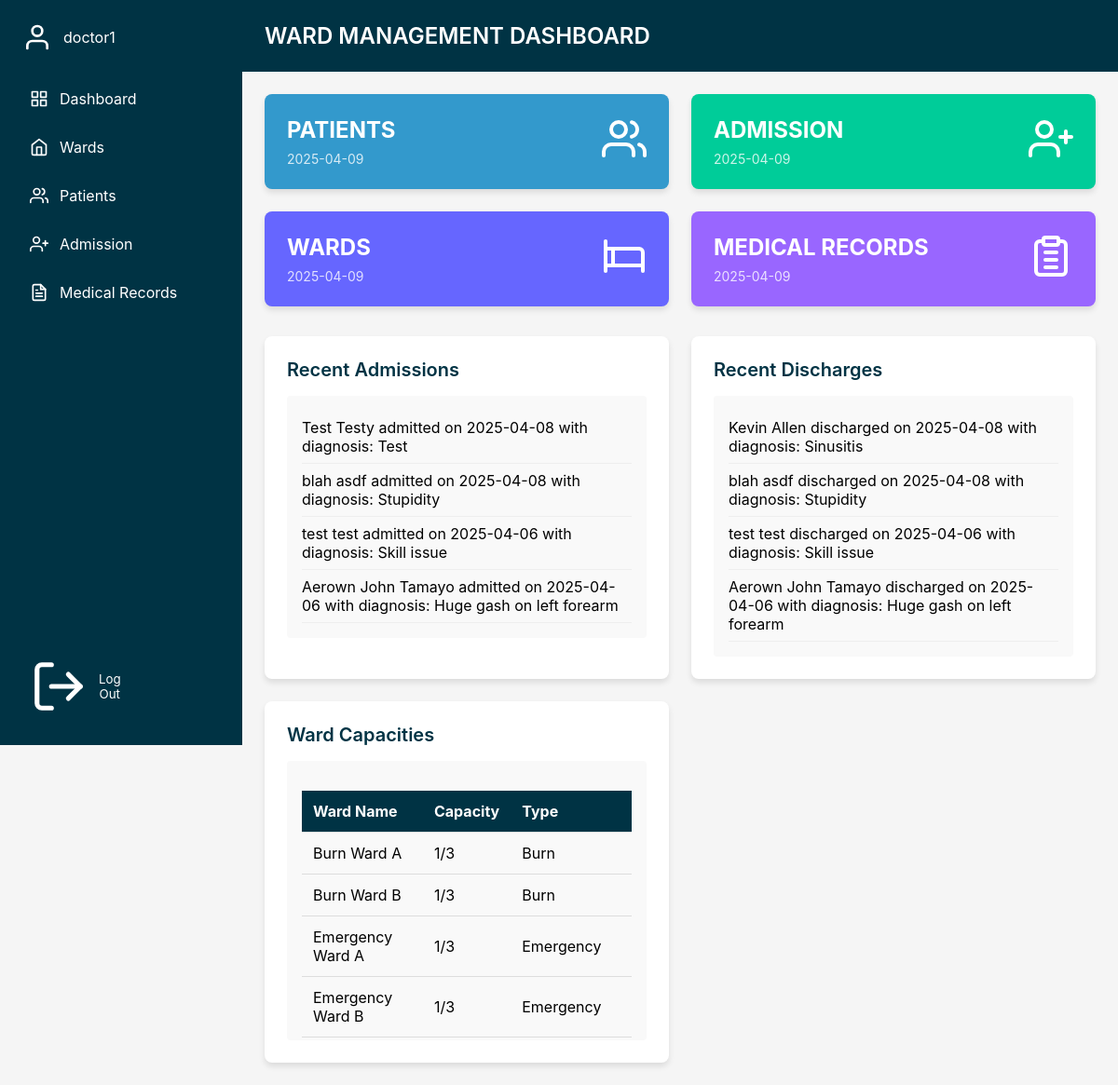
/dashboard (signed in), run on the app's committed database.
### models.py (models this page shows, shortened)
class User(db.Model, UserMixin):
    __tablename__ = "users"
    id = db.Column(db.Integer, primary_key=True, autoincrement=True)
    username = db.Column(db.Text, nullable=False, unique=True)
    password = db.Column(db.Text, nullable=False)
    role_id = db.Column(db.Integer, db.ForeignKey("roles.id"))

class Admission(db.Model):
    __tablename__ = "Admissions"
    AdmissionID = db.Column(db.Integer, primary_key=True, autoincrement=True)
    PatientID = db.Column(
        db.Integer, db.ForeignKey("Patients.PatientID"), nullable=False
    )
    BedID = db.Column(db.Integer, db.ForeignKey("Beds.BedID"), nullable=False)
    DoctorID = db.Column(
        db.Integer, db.ForeignKey("users.id")
    )  # Changed from doctor_id to DoctorID
    AdmissionDate = db.Column(db.Date, nullable=False)
    DischargeDate = db.Column(db.Date)
    Diagnosis = db.Column(db.Text)
    patient = db.relationship("Patient", backref="admissions")
    bed = db.relationship("Bed", backref="admissions")
    doctor = db.relationship(
        "User", backref="doctor_admissions", foreign_keys=[DoctorID]
    )  # Update foreign key reference

class Patient(db.Model):
    __tablename__ = "Patients"
    PatientID = db.Column(db.Integer, primary_key=True, autoincrement=True)
    FirstName = db.Column(db.Text, nullable=False)
    LastName = db.Column(db.Text, nullable=False)
    DateOfBirth = db.Column(db.Date, nullable=False)
    Gender = db.Column(db.Text)
    ContactNumber = db.Column(db.Integer)
    EmergencyContact = db.Column(db.Integer)
    Address = db.Column(db.Text)

class Ward(db.Model):
    __tablename__ = "Wards"
    WardID = db.Column(db.Integer, primary_key=True, autoincrement=True)
    WardName = db.Column(db.Text, nullable=False)
    WardCapacity = db.Column(db.Integer)
    WardType = db.Column(db.Text)

### main.py (the view)
@main_bp.route("/dashboard")
@login_required
def dashboard():
    try:
        seven_days_ago_dt = datetime.utcnow() - timedelta(days=7)
        recent_admissions = (
            Admission.query.options(joinedload(Admission.patient))
            .filter(Admission.AdmissionDate >= seven_days_ago_dt)
            .order_by(Admission.AdmissionDate.desc())
            .all()
        )
        recent_discharges = (
            Admission.query.options(joinedload(Admission.patient))
            .filter(
                Admission.DischargeDate.isnot(None),
                Admission.DischargeDate >= seven_days_ago_dt,
            )
            .order_by(Admission.DischargeDate.desc())
            .all()
        )
        wards = Ward.query.order_by(Ward.WardName.asc()).all()
        for ward in wards:
            total_beds = len(ward.beds)
            occupied_beds = sum(1 for bed in ward.beds if bed.BedStatus == "Occupied")
            ward.capacity_display = f"{occupied_beds}/{total_beds}"
        return render_template(
            "dashboard.html",
            user=current_user,
            recent_admissions=recent_admissions,
            recent_discharges=recent_discharges,
            wards=wards,
            current_date=datetime.now().strftime("%Y-%m-%d"),
        )
    except Exception as e:
        print(f"Error loading dashboard data: {e}")
        return (
            render_template(
                "error.html", error_message="Could not load dashboard data."
            ),
            500,
        )

### app.py (called while the page is built)
@login_manager.user_loader
def load_user(user_id):
    from models import User
    return User.query.filter_by(id=int(user_id)).first()

### main.py (called while the page is built)
@main_bp.context_processor
def inject_permissions():
    return dict(check_permission=check_permission)

### templates/dashboard.html (shortened to what this page needs)
<!DOCTYPE html>
<html lang="en">
<head>
</head>
<body>
    <div class="sidebar" id="sidebar">
        <div class="user-info">
            <img
                alt="User">
            <span>{{ user.username }}</span>
        </div>
        <nav class="nav-links">
            <a href="{{ url_for('main.dashboard') }}"
                class="nav-link {% if request.endpoint == 'main.dashboard' %}active{% endif %}">
                <img
                    alt="Dashboard">
                <span>Dashboard</span>
            </a>
            <a href="{{ url_for('main.wards') }}"
                class="nav-link {% if request.endpoint == 'main.wards' %}active{% endif %}">
                <img
                    alt="Wards">
                <span>Wards</span>
            </a>
            <a href="{{ url_for('main.patients') }}"
                class="nav-link {% if request.endpoint == 'main.patients' %}active{% endif %}">
                <img
                    alt="Patients">
                <span>Patients</span>
            </a>
            <a href="{{ url_for('main.admission') }}"
                class="nav-link {% if request.endpoint == 'main.admission' %}active{% endif %}">
                <img
                    alt="Admission">
                <span>Admission</span>
            </a>
            <a href="{{ url_for('main.medical_records') }}"
                class="nav-link {% if request.endpoint == 'main.medical_records' %}active{% endif %}">
                <img
                    alt="Medical Records">
                <span>Medical Records</span>
            </a>
        </nav>
        <form action="{{ url_for('auth.logout') }}" method="POST" style="display: inline;">
            <button type="submit" class="logout">
                <img
                    alt="Logout">
                <span>Log Out</span>
            </button>
        </form>
    </div>
    <div class="main-content" id="main-content">
        <header class="header">
            <h1>WARD MANAGEMENT DASHBOARD</h1>
        </header>
        <div class="dashboard-content">
            <div class="stats-grid">
                <div class="stat-card patients" onclick="location.href='{{ url_for('main.patients') }}'">
                    <div class="stat-card-content">
                        <div>
                            <h2>PATIENTS</h2>
                            <p>{{ current_date }}</p>
                        </div>
                        <img
                            alt="Patients">
                    </div>
                </div>
                <div class="stat-card admission" onclick="location.href='{{ url_for('main.admission') }}'">
                    <div class="stat-card-content">
                        <div>
                            <h2>ADMISSION</h2>
                            <p>{{ current_date }}</p>
                        </div>
                        <img
                            alt="Admission">
                    </div>
                </div>
                <div class="stat-card wards" onclick="location.href='{{ url_for('main.wards') }}'">
                    <div class="stat-card-content">
                        <div>
                            <h2>WARDS</h2>
                            <p>{{ current_date }}</p>
                        </div>
                        <img
                            alt="Beds">
                    </div>
                </div>
                <div class="stat-card records" onclick="location.href='{{ url_for('main.medical_records') }}'">
                    <div class="stat-card-content">
                        <div>
                            <h2>MEDICAL RECORDS</h2>
                            <p>{{ current_date }}</p>
                        </div>
                        <img
                            alt="Medical Records">
                    </div>
                </div>
            </div>
            <div class="bottom-grid">
                <div class="info-card">
                    <h2>Recent Admissions</h2>
                    <div class="info-content">
                        <ul>
                            {% for admission in recent_admissions %}
                            <li>
                                {{ admission.patient.FirstName }} {{ admission.patient.LastName }} admitted on {{
                                admission.AdmissionDate.strftime('%Y-%m-%d') }} with diagnosis: {{ admission.Diagnosis
                                }}
                            </li>
                            {% endfor %}
                        </ul>
                    </div>
                </div>
                <div class="info-card">
                    <h2>Recent Discharges</h2>
                    <div class="info-content">
                        <ul>
                            {% for discharge in recent_discharges %}
                            <li>
                                {{ discharge.patient.FirstName }} {{ discharge.patient.LastName }} discharged on {{
                                discharge.DischargeDate.strftime('%Y-%m-%d') }} with diagnosis: {{ discharge.Diagnosis
                                }}
                            </li>
                            {% endfor %}
                        </ul>
                    </div>
                </div>
                <div class="info-card">
                    <h2>Ward Capacities</h2>
                    <div class="info-content">
                        <table>
                            <thead>
                                <tr>
                                    <th>Ward Name</th>
                                    <th>Capacity</th>
                                    <th>Type</th>
                                </tr>
                            </thead>
                            <tbody>
                                {% for ward in wards %}
                                <tr>
                                    <td>{{ ward.WardName }}</td>
                                    <td>{{ ward.capacity_display }}</td>
                                    <td>{{ ward.WardType }}</td>
                                </tr>
                                {% endfor %}
                            </tbody>
                        </table>
                    </div>
                </div>
</body>
</html>

### templates/dashboard.html (style rules this page uses)
* { margin: 0; padding: 0; box-sizing: border-box; font-family: -apple-system, BlinkMacSystemFont, "Segoe UI", Roboto, "Helvetica Neue", Arial, sans-serif; }
body { display: flex; min-height: 100vh; background: #f5f5f5; }
.sidebar { width: 260px; background: #003344; color: white; padding: 24px; position: fixed; min-height: 100vh; z-index: 1000; transition: transform 0.3s ease; }
.user-info { display: flex; align-items: center; gap: 12px; margin-bottom: 32px; }
.user-info img { width: 32px; height: 32px; }
.nav-links { display: flex; flex-direction: column; gap: 16px; }
.nav-link { display: flex; align-items: center; gap: 12px; padding: 8px; text-decoration: none; color: white; border-radius: 4px; transition: background-color 0.2s; }
.nav-link img { width: 20px; height: 20px; }
.logout { position: absolute; bottom: 24px; left: 24px; display: flex; align-items: center; gap: 12px; padding: 8px; background: none; border: none; color: white; cursor: pointer; border-radius: 4px; transition: background-color 0.2s; }
.main-content { flex: 1; margin-left: 260px; transition: margin-left 0.3s ease; }
.header { background: #003344; color: white; padding: 24px; position: sticky; top: 0; z-index: 999; display: flex; justify-content: space-between; align-items: center; }
.header h1 { font-size: 24px; font-weight: 600; }
.dashboard-content { padding: 24px; }
.stats-grid { display: grid; grid-template-columns: repeat(3, 1fr); gap: 24px; margin-bottom: 32px; }
.stat-card { padding: 24px; border-radius: 8px; color: white; box-shadow: 0 4px 6px rgba(0, 0, 0, 0.1); cursor: pointer; transition: transform 0.2s; }
.stat-card-content { display: flex; justify-content: space-between; align-items: flex-start; }
.stat-card h2 { font-size: 24px; font-weight: bold; margin-bottom: 8px; }
.stat-card p { font-size: 14px; opacity: 0.8; }
.stat-card img { width: 48px; height: 48px; }
.patients { background: #3399cc; }
.admission { background: #00cc99; }
.wards { background: #6666ff; }
.records { background: #9966ff; }
.bottom-grid { display: grid; grid-template-columns: repeat(3, 1fr); gap: 24px; }
.info-card { background: white; padding: 24px; border-radius: 8px; box-shadow: 0 4px 6px rgba(0, 0, 0, 0.1); }
.info-card h2 { font-size: 20px; font-weight: 600; margin-bottom: 16px; color: #003344; }
.info-content { background: #f9f9f9; border-radius: 4px; padding: 16px; min-height: 200px; max-height: 300px; overflow-y: auto; }
.info-content ul { list-style-type: none; }
.info-content li { padding: 8px 0; border-bottom: 1px solid #eee; }
table { width: 100%; border-collapse: collapse; margin-top: 16px; }
th, td { padding: 12px; text-align: left; border-bottom: 1px solid #ddd; }
th { background-color: #003344; color: white; }
@media (max-width: 1200px) { .stats-grid { grid-template-columns: repeat(2, 1fr); } }
@media (max-width: 1200px) { .bottom-grid { grid-template-columns: repeat(2, 1fr); } }

### data on the page
User: username "doctor1"
Admission: patient.FirstName "Test", patient.LastName "Testy", AdmissionDate "2025-04-08", Diagnosis "Test"
Admission: patient.FirstName "blah", patient.LastName "asdf", AdmissionDate "2025-04-08", Diagnosis "Stupidity", DischargeDate "2025-04-08"
Admission: patient.FirstName "test", patient.LastName "test", AdmissionDate "2025-04-06", Diagnosis "Skill issue", DischargeDate "2025-04-06"
Admission: patient.FirstName "Aerown John", patient.LastName "Tamayo", AdmissionDate "2025-04-06", Diagnosis "Huge gash on left forearm", DischargeDate "2025-04-06"
Admission: patient.FirstName "Kevin", patient.LastName "Allen", DischargeDate "2025-04-08", Diagnosis "Sinusitis"
Ward: WardName "Burn Ward A", capacity_display "1/3", WardType "Burn"
Ward: WardName "Burn Ward B", capacity_display "1/3", WardType "Burn"
Ward: WardName "Emergency Ward A", capacity_display "1/3", WardType "Emergency"
Ward: WardName "Emergency Ward B", capacity_display "1/3", WardType "Emergency"
